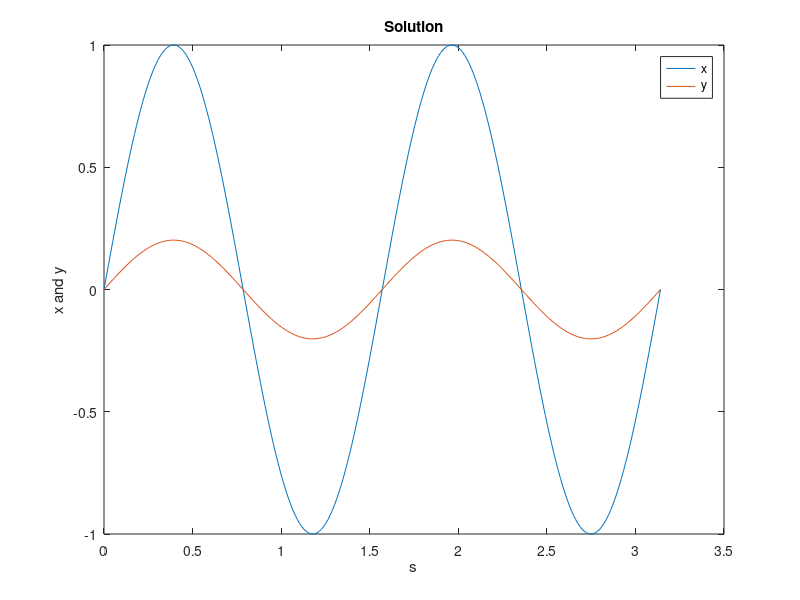

The MATLAB source for this figure:
% Forward heat operator
% Course 02624
% Problem: Given initial heat distribution x, compute terminal heat distribution y. Spatial domain is (0,pi), 
% terminal time T>0, Dirichlet boundary conditions.
% Approximation of y on equidistant grid uses FFT 
% Kim Knudsen 2024

  

% Parameters
L = pi; % Length of the interval
N = 2^8; % Number of spatial points
ds = L / N; % Spatial step size
s = 0:ds:L; % Spatial grid

% Terminal time parameter
T = .1; 

% Initial condition
u0 = sin(4*s) ; % Example initial condition
x0 = u0;

% Fourier modes
k = [-N:N-1]; % Wave numbers
k = fftshift(k); %Shift frequencies to match FFT

% Odd extension to force the full Fourier series as a sine series
x = x0(2:end-1);
x_ext = [0,x,0,-flip(x)];

%Compute Fourier coeff of x
x_hat = fft(x_ext); % FFT of the solution
x_hatT = x_hat .* exp(-k.^2 * T); % Multiply each Fourier coefficient by the right exponential 

xend = ifft(x_hatT); % Inverse FFT to get back to physical space
y = real(xend(1:N+1));

% Plot the final solution
plot(s, x0);
hold on
plot(s, y);
hold off
xlabel('s');
ylabel('x and y');
legend('x','y');
title('Solution');
